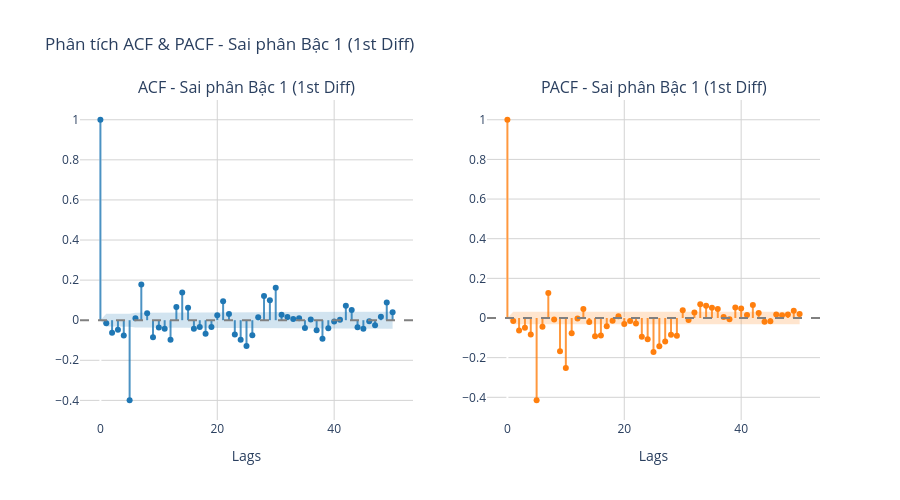

Notebook code for this chart:
### Markdown cell above
### Chuỗi đã lấy sai phân bậc 1 (1st Differencing)
Mặc dù kết quả ADF có thể cho thấy chuỗi đã dừng ở mức ý nghĩa 5%, việc khảo sát thêm sai phân bậc 1 rất hữu ích khi xây dựng các mô hình ARIMA phức tạp.

### Code cell
# Lấy sai phân bậc 1
revenue_diff = revenue.diff().dropna()

plot_acf_pacf_plotly(revenue_diff, lags=50, title_prefix="Sai phân Bậc 1 (1st Diff)")

### Figure 1 — Plotly figure (JSON) as saved in the notebook; plotly's stock layout.template omitted (floating-point values rounded to 4 significant figures)
{"data": [{"line": {"color": "rgba(31, 119, 180, 0.8)", "width": 2}, "mode": "lines", "showlegend": false, "type": "scatter", "x": [0, 0], "xaxis": "x", "y": [0, 1], "yaxis": "y"}, {"line": {"color": "rgba(31, 119, 180, 0.8)", "width": 2}, "mode": "lines", "showlegend": false, "type": "scatter", "x": [1, 1], "xaxis": "x", "y": [0, -0.015], "yaxis": "y"}, {"line": {"color": "rgba(31, 119, 180, 0.8)", "width": 2}, "mode": "lines", "showlegend": false, "type": "scatter", "x": [2, 2], "xaxis": "x", "y": [0, -0.06265], "yaxis": "y"}, {"line": {"color": "rgba(31, 119, 180, 0.8)", "width": 2}, "mode": "lines", "showlegend": false, "type": "scatter", "x": [3, 3], "xaxis": "x", "y": [0, -0.04719], "yaxis": "y"}, {"line": {"color": "rgba(31, 119, 180, 0.8)", "width": 2}, "mode": "lines", "showlegend": false, "type": "scatter", "x": [4, 4], "xaxis": "x", "y": [0, -0.07661], "yaxis": "y"}, {"line": {"color": "rgba(31, 119, 180, 0.8)", "width": 2}, "mode": "lines", "showlegend": false, "type": "scatter", "x": [5, 5], "xaxis": "x", "y": [0, -0.3993], "yaxis": "y"}, {"line": {"color": "rgba(31, 119, 180, 0.8)", "width": 2}, "mode": "lines", "showlegend": false, "type": "scatter", "x": [6, 6], "xaxis": "x", "y": [0, 0.009584], "yaxis": "y"}, {"line": {"color": "rgba(31, 119, 180, 0.8)", "width": 2}, "mode": "lines", "showlegend": false, "type": "scatter", "x": [7, 7], "xaxis": "x", "y": [0, 0.1776], "yaxis": "y"}, {"line": {"color": "rgba(31, 119, 180, 0.8)", "width": 2}, "mode": "lines", "showlegend": false, "type": "scatter", "x": [8, 8], "xaxis": "x", "y": [0, 0.03501], "yaxis": "y"}, {"line": {"color": "rgba(31, 119, 180, 0.8)", "width": 2}, "mode": "lines", "showlegend": false, "type": "scatter", "x": [9, 9], "xaxis": "x", "y": [0, -0.08543], "yaxis": "y"}, {"line": {"color": "rgba(31, 119, 180, 0.8)", "width": 2}, "mode": "lines", "showlegend": false, "type": "scatter", "x": [10, 10], "xaxis": "x", "y": [0, -0.03696], "yaxis": "y"}, {"line": {"color": "rgba(31, 119, 180, 0.8)", "width": 2}, "mode": "lines", "showlegend": false, "type": "scatter", "x": [11, 11], "xaxis": "x", "y": [0, -0.04259], "yaxis": "y"}, {"line": {"color": "rgba(31, 119, 180, 0.8)", "width": 2}, "mode": "lines", "showlegend": false, "type": "scatter", "x": [12, 12], "xaxis": "x", "y": [0, -0.09739], "yaxis": "y"}, {"line": {"color": "rgba(31, 119, 180, 0.8)", "width": 2}, "mode": "lines", "showlegend": false, "type": "scatter", "x": [13, 13], "xaxis": "x", "y": [0, 0.06526], "yaxis": "y"}, {"line": {"color": "rgba(31, 119, 180, 0.8)", "width": 2}, "mode": "lines", "showlegend": false, "type": "scatter", "x": [14, 14], "xaxis": "x", "y": [0, 0.1388], "yaxis": "y"}, {"line": {"color": "rgba(31, 119, 180, 0.8)", "width": 2}, "mode": "lines", "showlegend": false, "type": "scatter", "x": [15, 15], "xaxis": "x", "y": [0, 0.0627], "yaxis": "y"}, {"line": {"color": "rgba(31, 119, 180, 0.8)", "width": 2}, "mode": "lines", "showlegend": false, "type": "scatter", "x": [16, 16], "xaxis": "x", "y": [0, -0.04313], "yaxis": "y"}, {"line": {"color": "rgba(31, 119, 180, 0.8)", "width": 2}, "mode": "lines", "showlegend": false, "type": "scatter", "x": [17, 17], "xaxis": "x", "y": [0, -0.03449], "yaxis": "y"}, {"line": {"color": "rgba(31, 119, 180, 0.8)", "width": 2}, "mode": "lines", "showlegend": false, "type": "scatter", "x": [18, 18], "xaxis": "x", "y": [0, -0.0673], "yaxis": "y"}, {"line": {"color": "rgba(31, 119, 180, 0.8)", "width": 2}, "mode": "lines", "showlegend": false, "type": "scatter", "x": [19, 19], "xaxis": "x", "y": [0, -0.03334], "yaxis": "y"}, {"line": {"color": "rgba(31, 119, 180, 0.8)", "width": 2}, "mode": "lines", "showlegend": false, "type": "scatter", "x": [20, 20], "xaxis": "x", "y": [0, 0.0242], "yaxis": "y"}, {"line": {"color": "rgba(31, 119, 180, 0.8)", "width": 2}, "mode": "lines", "showlegend": false, "type": "scatter", "x": [21, 21], "xaxis": "x", "y": [0, 0.0951], "yaxis": "y"}, {"line": {"color": "rgba(31, 119, 180, 0.8)", "width": 2}, "mode": "lines", "showlegend": false, "type": "scatter", "x": [22, 22], "xaxis": "x", "y": [0, 0.03052], "yaxis": "y"}, {"line": {"color": "rgba(31, 119, 180, 0.8)", "width": 2}, "mode": "lines", "showlegend": false, "type": "scatter", "x": [23, 23], "xaxis": "x", "y": [0, -0.0719], "yaxis": "y"}, {"line": {"color": "rgba(31, 119, 180, 0.8)", "width": 2}, "mode": "lines", "showlegend": false, "type": "scatter", "x": [24, 24], "xaxis": "x", "y": [0, -0.0969], "yaxis": "y"}, {"line": {"color": "rgba(31, 119, 180, 0.8)", "width": 2}, "mode": "lines", "showlegend": false, "type": "scatter", "x": [25, 25], "xaxis": "x", "y": [0, -0.1288], "yaxis": "y"}, {"line": {"color": "rgba(31, 119, 180, 0.8)", "width": 2}, "mode": "lines", "showlegend": false, "type": "scatter", "x": [26, 26], "xaxis": "x", "y": [0, -0.0749], "yaxis": "y"}, {"line": {"color": "rgba(31, 119, 180, 0.8)", "width": 2}, "mode": "lines", "showlegend": false, "type": "scatter", "x": [27, 27], "xaxis": "x", "y": [0, 0.01461], "yaxis": "y"}, {"line": {"color": "rgba(31, 119, 180, 0.8)", "width": 2}, "mode": "lines", "showlegend": false, "type": "scatter", "x": [28, 28], "xaxis": "x", "y": [0, 0.1208], "yaxis": "y"}, {"line": {"color": "rgba(31, 119, 180, 0.8)", "width": 2}, "mode": "lines", "showlegend": false, "type": "scatter", "x": [29, 29], "xaxis": "x", "y": [0, 0.09979], "yaxis": "y"}, {"line": {"color": "rgba(31, 119, 180, 0.8)", "width": 2}, "mode": "lines", "showlegend": false, "type": "scatter", "x": [30, 30], "xaxis": "x", "y": [0, 0.1619], "yaxis": "y"}, {"line": {"color": "rgba(31, 119, 180, 0.8)", "width": 2}, "mode": "lines", "showlegend": false, "type": "scatter", "x": [31, 31], "xaxis": "x", "y": [0, 0.02742], "yaxis": "y"}, {"line": {"color": "rgba(31, 119, 180, 0.8)", "width": 2}, "mode": "lines", "showlegend": false, "type": "scatter", "x": [32, 32], "xaxis": "x", "y": [0, 0.01606], "yaxis": "y"}, {"line": {"color": "rgba(31, 119, 180, 0.8)", "width": 2}, "mode": "lines", "showlegend": false, "type": "scatter", "x": [33, 33], "xaxis": "x", "y": [0, 0.006099], "yaxis": "y"}, {"line": {"color": "rgba(31, 119, 180, 0.8)", "width": 2}, "mode": "lines", "showlegend": false, "type": "scatter", "x": [34, 34], "xaxis": "x", "y": [0, 0.009897], "yaxis": "y"}, {"line": {"color": "rgba(31, 119, 180, 0.8)", "width": 2}, "mode": "lines", "showlegend": false, "type": "scatter", "x": [35, 35], "xaxis": "x", "y": [0, -0.03929], "yaxis": "y"}, {"line": {"color": "rgba(31, 119, 180, 0.8)", "width": 2}, "mode": "lines", "showlegend": false, "type": "scatter", "x": [36, 36], "xaxis": "x", "y": [0, 0.00344], "yaxis": "y"}, {"line": {"color": "rgba(31, 119, 180, 0.8)", "width": 2}, "mode": "lines", "showlegend": false, "type": "scatter", "x": [37, 37], "xaxis": "x", "y": [0, -0.05001], "yaxis": "y"}, {"line": {"color": "rgba(31, 119, 180, 0.8)", "width": 2}, "mode": "lines", "showlegend": false, "type": "scatter", "x": [38, 38], "xaxis": "x", "y": [0, -0.09198], "yaxis": "y"}, {"line": {"color": "rgba(31, 119, 180, 0.8)", "width": 2}, "mode": "lines", "showlegend": false, "type": "scatter", "x": [39, 39], "xaxis": "x", "y": [0, -0.04005], "yaxis": "y"}, {"line": {"color": "rgba(31, 119, 180, 0.8)", "width": 2}, "mode": "lines", "showlegend": false, "type": "scatter", "x": [40, 40], "xaxis": "x", "y": [0, -0.00684], "yaxis": "y"}, {"line": {"color": "rgba(31, 119, 180, 0.8)", "width": 2}, "mode": "lines", "showlegend": false, "type": "scatter", "x": [41, 41], "xaxis": "x", "y": [0, 0.001882], "yaxis": "y"}, {"line": {"color": "rgba(31, 119, 180, 0.8)", "width": 2}, "mode": "lines", "showlegend": false, "type": "scatter", "x": [42, 42], "xaxis": "x", "y": [0, 0.07255], "yaxis": "y"}, {"line": {"color": "rgba(31, 119, 180, 0.8)", "width": 2}, "mode": "lines", "showlegend": false, "type": "scatter", "x": [43, 43], "xaxis": "x", "y": [0, 0.05057], "yaxis": "y"}, {"line": {"color": "rgba(31, 119, 180, 0.8)", "width": 2}, "mode": "lines", "showlegend": false, "type": "scatter", "x": [44, 44], "xaxis": "x", "y": [0, -0.03472], "yaxis": "y"}, {"line": {"color": "rgba(31, 119, 180, 0.8)", "width": 2}, "mode": "lines", "showlegend": false, "type": "scatter", "x": [45, 45], "xaxis": "x", "y": [0, -0.04313], "yaxis": "y"}, {"line": {"color": "rgba(31, 119, 180, 0.8)", "width": 2}, "mode": "lines", "showlegend": false, "type": "scatter", "x": [46, 46], "xaxis": "x", "y": [0, -0.005794], "yaxis": "y"}, {"line": {"color": "rgba(31, 119, 180, 0.8)", "width": 2}, "mode": "lines", "showlegend": false, "type": "scatter", "x": [47, 47], "xaxis": "x", "y": [0, -0.02494], "yaxis": "y"}, {"line": {"color": "rgba(31, 119, 180, 0.8)", "width": 2}, "mode": "lines", "showlegend": false, "type": "scatter", "x": [48, 48], "xaxis": "x", "y": [0, 0.01762], "yaxis": "y"}, {"line": {"color": "rgba(31, 119, 180, 0.8)", "width": 2}, "mode": "lines", "showlegend": false, "type": "scatter", "x": [49, 49], "xaxis": "x", "y": [0, 0.0889], "yaxis": "y"}, {"line": {"color": "rgba(31, 119, 180, 0.8)", "width": 2}, "mode": "lines", "showlegend": false, "type": "scatter", "x": [50, 50], "xaxis": "x", "y": [0, 0.03993], "yaxis": "y"}, {"marker": {"color": "rgba(31, 119, 180, 1)", "size": 6}, "mode": "markers", "name": "ACF", "showlegend": false, "type": "scatter", "x": [0, 1, 2, 3, 4, 5, 6, 7, 8, 9, 10, 11, 12, 13, 14, 15, 16, 17, 18, 19, 20, 21, 22, 23, 24, 25, 26, 27, 28, 29, 30, 31, 32, 33, 34, 35, 36, 37, 38, 39, 40, 41, 42, 43, 44, 45, 46, 47, 48, 49, 50], "xaxis": "x", "y": [1.0, -0.015, -0.06265, -0.04719, -0.07661, -0.3993, 0.009584, 0.1776, 0.03501, -0.08543, -0.03696, -0.04259, -0.09739, 0.06526, 0.1388, 0.0627, -0.04313, -0.03449, -0.0673, -0.03334, 0.0242, 0.0951, 0.03052, -0.0719, -0.0969, -0.1288, -0.0749, 0.01461, 0.1208, 0.09979, 0.1619, 0.02742, 0.01606, 0.006099, 0.009897, -0.03929, 0.00344, -0.05001, -0.09198, -0.04005, -0.00684, 0.001882, 0.07255, 0.05057, -0.03472, -0.04313, -0.005794, -0.02494, 0.01762, 0.0889, 0.03993], "yaxis": "y"}, {"fill": "toself", "fillcolor": "rgba(31, 119, 180, 0.2)", "line": {"color": "rgba(255,255,255,0)"}, "name": "95% CI", "showlegend": false, "type": "scatter", "x": [0, 1, 2, 3, 4, 5, 6, 7, 8, 9, 10, 11, 12, 13, 14, 15, 16, 17, 18, 19, 20, 21, 22, 23, 24, 25, 26, 27, 28, 29, 30, 31, 32, 33, 34, 35, 36, 37, 38, 39, 40, 41, 42, 43, 44, 45, 46, 47, 48, 49, 50, 50, 49, 48, 47, 46, 45, 44, 43, 42, 41, 40, 39, 38, 37, 36, 35, 34, 33, 32, 31, 30, 29, 28, 27, 26, 25, 24, 23, 22, 21, 20, 19, 18, 17, 16, 15, 14, 13, 12, 11, 10, 9, 8, 7, 6, 5, 4, 3, 2, 1, 0], "xaxis": "x", "y": [0.0, 0.03166, 0.03167, 0.03179, 0.03186, 0.03205, 0.0367, 0.0367, 0.03755, 0.03758, 0.03778, 0.03782, 0.03786, 0.03811, 0.03823, 0.03873, 0.03883, 0.03888, 0.03891, 0.03902, 0.03905, 0.03907, 0.0393, 0.03932, 0.03945, 0.03969, 0.04011, 0.04025, 0.04025, 0.04062, 0.04086, 0.0415, 0.04152, 0.04152, 0.04152, 0.04153, 0.04156, 0.04156, 0.04162, 0.04183, 0.04187, 0.04187, 0.04187, 0.04199, 0.04205, 0.04208, 0.04213, 0.04213, 0.04214, 0.04215, 0.04234, -0.04234, -0.04215, -0.04214, -0.04213, -0.04213, -0.04208, -0.04205, -0.04199, -0.04187, -0.04187, -0.04187, -0.04183, -0.04162, -0.04156, -0.04156, -0.04153, -0.04152, -0.04152, -0.04152, -0.0415, -0.04086, -0.04062, -0.04025, -0.04025, -0.04011, -0.03969, -0.03945, -0.03932, -0.0393, -0.03907, -0.03905, -0.03902, -0.03891, -0.03888, -0.03883, -0.03873, -0.03823, -0.03811, -0.03786, -0.03782, -0.03778, -0.03758, -0.03755, -0.0367, -0.0367, -0.03205, -0.03186, -0.03179, -0.03167, -0.03166, 0.0], "yaxis": "y"}, {"line": {"color": "rgba(255, 127, 14, 0.8)", "width": 2}, "mode": "lines", "showlegend": false, "type": "scatter", "x": [0, 0], "xaxis": "x2", "y": [0, 1], "yaxis": "y2"}, {"line": {"color": "rgba(255, 127, 14, 0.8)", "width": 2}, "mode": "lines", "showlegend": false, "type": "scatter", "x": [1, 1], "xaxis": "x2", "y": [0, -0.015], "yaxis": "y2"}, {"line": {"color": "rgba(255, 127, 14, 0.8)", "width": 2}, "mode": "lines", "showlegend": false, "type": "scatter", "x": [2, 2], "xaxis": "x2", "y": [0, -0.06292], "yaxis": "y2"}, {"line": {"color": "rgba(255, 127, 14, 0.8)", "width": 2}, "mode": "lines", "showlegend": false, "type": "scatter", "x": [3, 3], "xaxis": "x2", "y": [0, -0.04938], "yaxis": "y2"}, {"line": {"color": "rgba(255, 127, 14, 0.8)", "width": 2}, "mode": "lines", "showlegend": false, "type": "scatter", "x": [4, 4], "xaxis": "x2", "y": [0, -0.08287], "yaxis": "y2"}, {"line": {"color": "rgba(255, 127, 14, 0.8)", "width": 2}, "mode": "lines", "showlegend": false, "type": "scatter", "x": [5, 5], "xaxis": "x2", "y": [0, -0.4149], "yaxis": "y2"}, {"line": {"color": "rgba(255, 127, 14, 0.8)", "width": 2}, "mode": "lines", "showlegend": false, "type": "scatter", "x": [6, 6], "xaxis": "x2", "y": [0, -0.0442], "yaxis": "y2"}, {"line": {"color": "rgba(255, 127, 14, 0.8)", "width": 2}, "mode": "lines", "showlegend": false, "type": "scatter", "x": [7, 7], "xaxis": "x2", "y": [0, 0.1266], "yaxis": "y2"}, {"line": {"color": "rgba(255, 127, 14, 0.8)", "width": 2}, "mode": "lines", "showlegend": false, "type": "scatter", "x": [8, 8], "xaxis": "x2", "y": [0, -0.007941], "yaxis": "y2"}, {"line": {"color": "rgba(255, 127, 14, 0.8)", "width": 2}, "mode": "lines", "showlegend": false, "type": "scatter", "x": [9, 9], "xaxis": "x2", "y": [0, -0.168], "yaxis": "y2"}, {"line": {"color": "rgba(255, 127, 14, 0.8)", "width": 2}, "mode": "lines", "showlegend": false, "type": "scatter", "x": [10, 10], "xaxis": "x2", "y": [0, -0.2523], "yaxis": "y2"}, {"line": {"color": "rgba(255, 127, 14, 0.8)", "width": 2}, "mode": "lines", "showlegend": false, "type": "scatter", "x": [11, 11], "xaxis": "x2", "y": [0, -0.07695], "yaxis": "y2"}, {"line": {"color": "rgba(255, 127, 14, 0.8)", "width": 2}, "mode": "lines", "showlegend": false, "type": "scatter", "x": [12, 12], "xaxis": "x2", "y": [0, -0.002339], "yaxis": "y2"}, {"line": {"color": "rgba(255, 127, 14, 0.8)", "width": 2}, "mode": "lines", "showlegend": false, "type": "scatter", "x": [13, 13], "xaxis": "x2", "y": [0, 0.04491], "yaxis": "y2"}, {"line": {"color": "rgba(255, 127, 14, 0.8)", "width": 2}, "mode": "lines", "showlegend": false, "type": "scatter", "x": [14, 14], "xaxis": "x2", "y": [0, -0.02037], "yaxis": "y2"}, {"line": {"color": "rgba(255, 127, 14, 0.8)", "width": 2}, "mode": "lines", "showlegend": false, "type": "scatter", "x": [15, 15], "xaxis": "x2", "y": [0, -0.09157], "yaxis": "y2"}, {"line": {"color": "rgba(255, 127, 14, 0.8)", "width": 2}, "mode": "lines", "showlegend": false, "type": "scatter", "x": [16, 16], "xaxis": "x2", "y": [0, -0.08885], "yaxis": "y2"}, {"line": {"color": "rgba(255, 127, 14, 0.8)", "width": 2}, "mode": "lines", "showlegend": false, "type": "scatter", "x": [17, 17], "xaxis": "x2", "y": [0, -0.04185], "yaxis": "y2"}, {"line": {"color": "rgba(255, 127, 14, 0.8)", "width": 2}, "mode": "lines", "showlegend": false, "type": "scatter", "x": [18, 18], "xaxis": "x2", "y": [0, -0.0134], "yaxis": "y2"}, {"line": {"color": "rgba(255, 127, 14, 0.8)", "width": 2}, "mode": "lines", "showlegend": false, "type": "scatter", "x": [19, 19], "xaxis": "x2", "y": [0, 0.008733], "yaxis": "y2"}, {"line": {"color": "rgba(255, 127, 14, 0.8)", "width": 2}, "mode": "lines", "showlegend": false, "type": "scatter", "x": [20, 20], "xaxis": "x2", "y": [0, -0.0307], "yaxis": "y2"}, {"line": {"color": "rgba(255, 127, 14, 0.8)", "width": 2}, "mode": "lines", "showlegend": false, "type": "scatter", "x": [21, 21], "xaxis": "x2", "y": [0, -0.01551], "yaxis": "y2"}, {"line": {"color": "rgba(255, 127, 14, 0.8)", "width": 2}, "mode": "lines", "showlegend": false, "type": "scatter", "x": [22, 22], "xaxis": "x2", "y": [0, -0.02832], "yaxis": "y2"}, {"line": {"color": "rgba(255, 127, 14, 0.8)", "width": 2}, "mode": "lines", "showlegend": false, "type": "scatter", "x": [23, 23], "xaxis": "x2", "y": [0, -0.09468], "yaxis": "y2"}, {"line": {"color": "rgba(255, 127, 14, 0.8)", "width": 2}, "mode": "lines", "showlegend": false, "type": "scatter", "x": [24, 24], "xaxis": "x2", "y": [0, -0.1071], "yaxis": "y2"}, {"line": {"color": "rgba(255, 127, 14, 0.8)", "width": 2}, "mode": "lines", "showlegend": false, "type": "scatter", "x": [25, 25], "xaxis": "x2", "y": [0, -0.1717], "yaxis": "y2"}, {"line": {"color": "rgba(255, 127, 14, 0.8)", "width": 2}, "mode": "lines", "showlegend": false, "type": "scatter", "x": [26, 26], "xaxis": "x2", "y": [0, -0.1421], "yaxis": "y2"}, {"line": {"color": "rgba(255, 127, 14, 0.8)", "width": 2}, "mode": "lines", "showlegend": false, "type": "scatter", "x": [27, 27], "xaxis": "x2", "y": [0, -0.1188], "yaxis": "y2"}, {"line": {"color": "rgba(255, 127, 14, 0.8)", "width": 2}, "mode": "lines", "showlegend": false, "type": "scatter", "x": [28, 28], "xaxis": "x2", "y": [0, -0.0839], "yaxis": "y2"}, {"line": {"color": "rgba(255, 127, 14, 0.8)", "width": 2}, "mode": "lines", "showlegend": false, "type": "scatter", "x": [29, 29], "xaxis": "x2", "y": [0, -0.08984], "yaxis": "y2"}, {"line": {"color": "rgba(255, 127, 14, 0.8)", "width": 2}, "mode": "lines", "showlegend": false, "type": "scatter", "x": [30, 30], "xaxis": "x2", "y": [0, 0.03868], "yaxis": "y2"}, {"line": {"color": "rgba(255, 127, 14, 0.8)", "width": 2}, "mode": "lines", "showlegend": false, "type": "scatter", "x": [31, 31], "xaxis": "x2", "y": [0, -0.01057], "yaxis": "y2"}, {"line": {"color": "rgba(255, 127, 14, 0.8)", "width": 2}, "mode": "lines", "showlegend": false, "type": "scatter", "x": [32, 32], "xaxis": "x2", "y": [0, 0.02744], "yaxis": "y2"}, {"line": {"color": "rgba(255, 127, 14, 0.8)", "width": 2}, "mode": "lines", "showlegend": false, "type": "scatter", "x": [33, 33], "xaxis": "x2", "y": [0, 0.0696], "yaxis": "y2"}, {"line": {"color": "rgba(255, 127, 14, 0.8)", "width": 2}, "mode": "lines", "showlegend": false, "type": "scatter", "x": [34, 34], "xaxis": "x2", "y": [0, 0.06118], "yaxis": "y2"}, {"line": {"color": "rgba(255, 127, 14, 0.8)", "width": 2}, "mode": "lines", "showlegend": false, "type": "scatter", "x": [35, 35], "xaxis": "x2", "y": [0, 0.05142], "yaxis": "y2"}, {"line": {"color": "rgba(255, 127, 14, 0.8)", "width": 2}, "mode": "lines", "showlegend": false, "type": "scatter", "x": [36, 36], "xaxis": "x2", "y": [0, 0.04543], "yaxis": "y2"}, {"line": {"color": "rgba(255, 127, 14, 0.8)", "width": 2}, "mode": "lines", "showlegend": false, "type": "scatter", "x": [37, 37], "xaxis": "x2", "y": [0, 0.004483], "yaxis": "y2"}, {"line": {"color": "rgba(255, 127, 14, 0.8)", "width": 2}, "mode": "lines", "showlegend": false, "type": "scatter", "x": [38, 38], "xaxis": "x2", "y": [0, -0.006587], "yaxis": "y2"}, {"line": {"color": "rgba(255, 127, 14, 0.8)", "width": 2}, "mode": "lines", "showlegend": false, "type": "scatter", "x": [39, 39], "xaxis": "x2", "y": [0, 0.05353], "yaxis": "y2"}, {"line": {"color": "rgba(255, 127, 14, 0.8)", "width": 2}, "mode": "lines", "showlegend": false, "type": "scatter", "x": [40, 40], "xaxis": "x2", "y": [0, 0.04785], "yaxis": "y2"}, {"line": {"color": "rgba(255, 127, 14, 0.8)", "width": 2}, "mode": "lines", "showlegend": false, "type": "scatter", "x": [41, 41], "xaxis": "x2", "y": [0, 0.01493], "yaxis": "y2"}, {"line": {"color": "rgba(255, 127, 14, 0.8)", "width": 2}, "mode": "lines", "showlegend": false, "type": "scatter", "x": [42, 42], "xaxis": "x2", "y": [0, 0.06512], "yaxis": "y2"}, {"line": {"color": "rgba(255, 127, 14, 0.8)", "width": 2}, "mode": "lines", "showlegend": false, "type": "scatter", "x": [43, 43], "xaxis": "x2", "y": [0, 0.02494], "yaxis": "y2"}, {"line": {"color": "rgba(255, 127, 14, 0.8)", "width": 2}, "mode": "lines", "showlegend": false, "type": "scatter", "x": [44, 44], "xaxis": "x2", "y": [0, -0.01941], "yaxis": "y2"}, {"line": {"color": "rgba(255, 127, 14, 0.8)", "width": 2}, "mode": "lines", "showlegend": false, "type": "scatter", "x": [45, 45], "xaxis": "x2", "y": [0, -0.01626], "yaxis": "y2"}, {"line": {"color": "rgba(255, 127, 14, 0.8)", "width": 2}, "mode": "lines", "showlegend": false, "type": "scatter", "x": [46, 46], "xaxis": "x2", "y": [0, 0.0182], "yaxis": "y2"}, {"line": {"color": "rgba(255, 127, 14, 0.8)", "width": 2}, "mode": "lines", "showlegend": false, "type": "scatter", "x": [47, 47], "xaxis": "x2", "y": [0, 0.01415], "yaxis": "y2"}, {"line": {"color": "rgba(255, 127, 14, 0.8)", "width": 2}, "mode": "lines", "showlegend": false, "type": "scatter", "x": [48, 48], "xaxis": "x2", "y": [0, 0.01808], "yaxis": "y2"}, {"line": {"color": "rgba(255, 127, 14, 0.8)", "width": 2}, "mode": "lines", "showlegend": false, "type": "scatter", "x": [49, 49], "xaxis": "x2", "y": [0, 0.03636], "yaxis": "y2"}, {"line": {"color": "rgba(255, 127, 14, 0.8)", "width": 2}, "mode": "lines", "showlegend": false, "type": "scatter", "x": [50, 50], "xaxis": "x2", "y": [0, 0.02055], "yaxis": "y2"}, {"marker": {"color": "rgba(255, 127, 14, 1)", "size": 6}, "mode": "markers", "name": "PACF", "showlegend": false, "type": "scatter", "x": [0, 1, 2, 3, 4, 5, 6, 7, 8, 9, 10, 11, 12, 13, 14, 15, 16, 17, 18, 19, 20, 21, 22, 23, 24, 25, 26, 27, 28, 29, 30, 31, 32, 33, 34, 35, 36, 37, 38, 39, 40, 41, 42, 43, 44, 45, 46, 47, 48, 49, 50], "xaxis": "x2", "y": [1.0, -0.015, -0.06292, -0.04938, -0.08287, -0.4149, -0.0442, 0.1266, -0.007941, -0.168, -0.2523, -0.07695, -0.002339, 0.04491, -0.02037, -0.09157, -0.08885, -0.04185, -0.0134, 0.008733, -0.0307, -0.01551, -0.02832, -0.09468, -0.1071, -0.1717, -0.1421, -0.1188, -0.0839, -0.08984, 0.03868, -0.01057, 0.02744, 0.0696, 0.06118, 0.05142, 0.04543, 0.004483, -0.006587, 0.05353, 0.04785, 0.01493, 0.06512, 0.02494, -0.01941, -0.01626, 0.0182, 0.01415, 0.01808, 0.03636, 0.02055], "yaxis": "y2"}, {"fill": "toself", "fillcolor": "rgba(255, 127, 14, 0.2)", "line": {"color": "rgba(255,255,255,0)"}, "name": "95% CI", "showlegend": false, "type": "scatter", "x": [0, 1, 2, 3, 4, 5, 6, 7, 8, 9, 10, 11, 12, 13, 14, 15, 16, 17, 18, 19, 20, 21, 22, 23, 24, 25, 26, 27, 28, 29, 30, 31, 32, 33, 34, 35, 36, 37, 38, 39, 40, 41, 42, 43, 44, 45, 46, 47, 48, 49, 50, 50, 49, 48, 47, 46, 45, 44, 43, 42, 41, 40, 39, 38, 37, 36, 35, 34, 33, 32, 31, 30, 29, 28, 27, 26, 25, 24, 23, 22, 21, 20, 19, 18, 17, 16, 15, 14, 13, 12, 11, 10, 9, 8, 7, 6, 5, 4, 3, 2, 1, 0], "xaxis": "x2", "y": [0.0, 0.03166, 0.03166, 0.03166, 0.03166, 0.03166, 0.03166, 0.03166, 0.03166, 0.03166, 0.03166, 0.03166, 0.03166, 0.03166, 0.03166, 0.03166, 0.03166, 0.03166, 0.03166, 0.03166, 0.03166, 0.03166, 0.03166, 0.03166, 0.03166, 0.03166, 0.03166, 0.03166, 0.03166, 0.03166, 0.03166, 0.03166, 0.03166, 0.03166, 0.03166, 0.03166, 0.03166, 0.03166, 0.03166, 0.03166, 0.03166, 0.03166, 0.03166, 0.03166, 0.03166, 0.03166, 0.03166, 0.03166, 0.03166, 0.03166, 0.03166, -0.03166, -0.03166, -0.03166, -0.03166, -0.03166, -0.03166, -0.03166, -0.03166, -0.03166, -0.03166, -0.03166, -0.03166, -0.03166, -0.03166, -0.03166, -0.03166, -0.03166, -0.03166, -0.03166, -0.03166, -0.03166, -0.03166, -0.03166, -0.03166, -0.03166, -0.03166, -0.03166, -0.03166, -0.03166, -0.03166, -0.03166, -0.03166, -0.03166, -0.03166, -0.03166, -0.03166, -0.03166, -0.03166, -0.03166, -0.03166, -0.03166, -0.03166, -0.03166, -0.03166, -0.03166, -0.03166, -0.03166, -0.03166, -0.03166, -0.03166, 0.0], "yaxis": "y2"}], "layout": {"annotations": [{"font": {"size": 16}, "showarrow": false, "text": "ACF - Sai phân Bậc 1 (1st Diff)", "x": 0.225, "xanchor": "center", "xref": "paper", "y": 1, "yanchor": "bottom", "yref": "paper"}, {"font": {"size": 16}, "showarrow": false, "text": "PACF - Sai phân Bậc 1 (1st Diff)", "x": 0.775, "xanchor": "center", "xref": "paper", "y": 1, "yanchor": "bottom", "yref": "paper"}], "height": 500, "hovermode": "closest", "plot_bgcolor": "white", "shapes": [{"line": {"color": "gray", "dash": "dash"}, "type": "line", "x0": 0, "x1": 1, "xref": "x domain", "y0": 0, "y1": 0, "yref": "y"}, {"line": {"color": "gray", "dash": "dash"}, "type": "line", "x0": 0, "x1": 1, "xref": "x2 domain", "y0": 0, "y1": 0, "yref": "y2"}], "title": {"text": "Phân tích ACF & PACF - Sai phân Bậc 1 (1st Diff)"}, "xaxis": {"anchor": "y", "domain": [0, 0.45], "gridcolor": "lightgray", "gridwidth": 1, "showgrid": true, "title": {"text": "Lags"}}, "xaxis2": {"anchor": "y2", "domain": [0.55, 1], "gridcolor": "lightgray", "gridwidth": 1, "showgrid": true, "title": {"text": "Lags"}}, "yaxis": {"anchor": "x", "domain": [0, 1], "gridcolor": "lightgray", "gridwidth": 1, "showgrid": true}, "yaxis2": {"anchor": "x2", "domain": [0, 1], "gridcolor": "lightgray", "gridwidth": 1, "showgrid": true}}}
